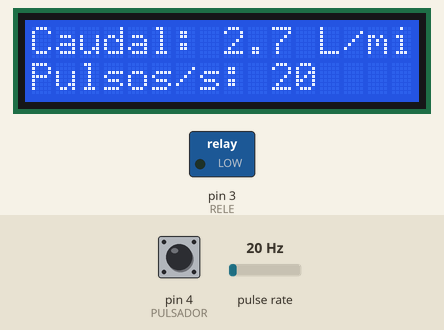
Simulated run of this program. Board: Arduino Mega 2560, built with avr-gcc and run on an emulated ATmega2560. Parts: 16×2 character LCD, switched loads named in the program (green lamp = pin HIGH). Wiring (inferred from the names in the program): pulse sensor: data pin 2. The test bench sets the inputs (shaded band); at power-on: pin 4 (PULSADOR) HIGH, pulse rate 20 Hz. What the program prints to the serial monitor is not drawn.

Above: at 2.7 s.
2.8 s: pin 4 (PULSADOR) pulled LOW for 0.15 s
At 4.0 s:
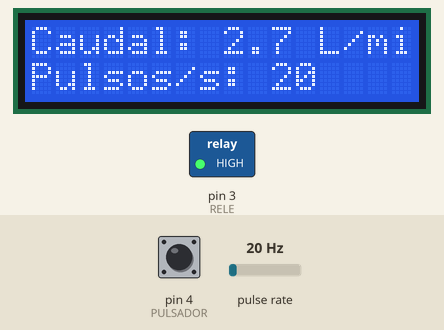
4.4 s: pulse rate (sensor on pin 2) set to 4 Hz
At 5.4 s:
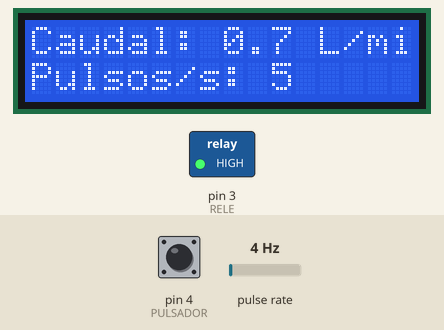
6.3 s: pulse rate (sensor on pin 2) set to 50 Hz
At 8.4 s:
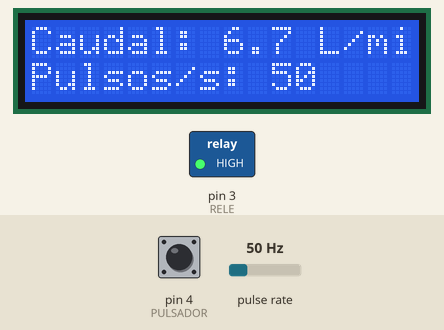
8.7 s: pulse rate (sensor on pin 2) set to 14 Hz
At 9.04 s:
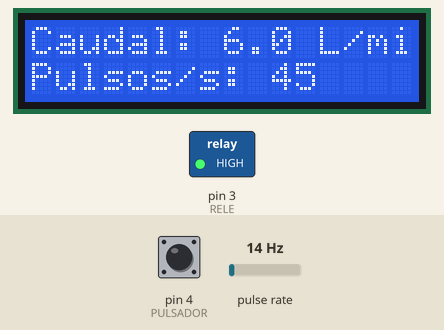
10.3 s: pin 4 (PULSADOR) pulled LOW for 1 s
At 12.6 s:
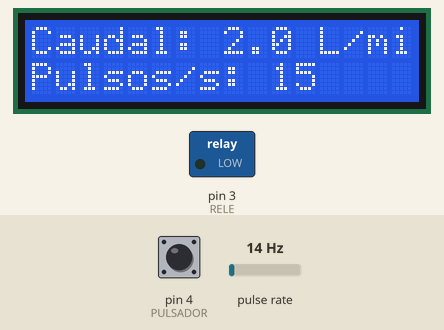
14.3 s: pulse rate (sensor on pin 2) set to 100 Hz
At 15.4 s:
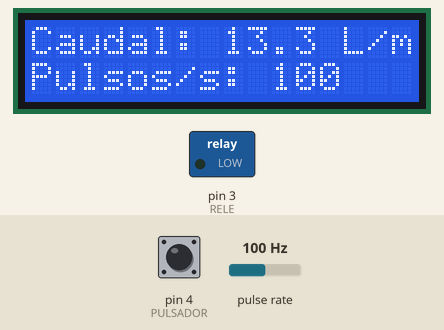
Timing chart, 0 to 17.3 s (numbered marks = the images above; inputs shaded):
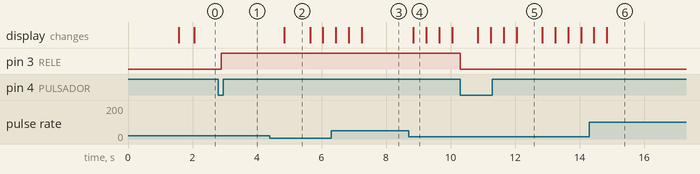

Measured:
- after the input at 2.8 s, pin 3 (RELE): LOW → HIGH after 0.09 s
- after the input at 4.4 s, the display: changes after 0.45 s (image 2)
- after the input at 6.3 s, the display: first differs from a run without the input after 0.55 s (image 3 shows a later state)
- after the input at 8.7 s, the display: changes after 0.15 s (image 4)
- after the input at 10.3 s, pin 3 (RELE): HIGH → LOW at once
- after the input at 14.3 s, the display: first changes after 0.15 s (image 6 shows a later state)
- what the display in image 2 shows lasts 0.8 s, from 4.8 s to 5.6 s

The program:

main.cpp
```cpp
#include <Arduino.h>
#include <Wire.h>
#include <LiquidCrystal_I2C.h>
#include <avr/wdt.h>

// Los módulos I2C para LCD traen el expansor PCF8574 (direcciones 0x20-0x27)
// o PCF8574A (0x38-0x3F) según el lote; se escanea todo ese rango en vez de
// asumir 0x27 fijo (causa típica de "la LCD no muestra nada" o se queda en
// recuadros en blanco sin inicializar: dirección equivocada).
LiquidCrystal_I2C* lcd = nullptr;

uint8_t detectarDireccionLCD() {
  for (uint8_t addr = 0x20; addr <= 0x27; addr++) {
    Wire.beginTransmission(addr);
    if (Wire.endTransmission() == 0) return addr;
  }
  for (uint8_t addr = 0x38; addr <= 0x3F; addr++) {
    Wire.beginTransmission(addr);
    if (Wire.endTransmission() == 0) return addr;
  }
  return 0x00; // ningún dispositivo respondió: problema de cableado/alimentación, no de dirección
}

const byte SENSOR = 2;
const byte RELE = 3;
const byte PULSADOR = 4;   // pulsador entre pin 4 y GND

// Calibración del sensor (pulsos por litro)
const float PULSOS_POR_LITRO = 450.0;

// Umbrales de caudal en L/min (ajústalos a tu instalación).
// El YF-S201 mide bien entre ~1 y 30 L/min. 5/12 (original) hacía que casi
// cualquier flujo bajo ya marcara MEDIO/FUERTE; 10/20 (segundo intento) se
// pasó al otro lado y con flujo normal se quedaba en DEBIL. Punto medio: 7/16.
const float UMBRAL_MEDIO  = 7.0;    // por debajo = DEBIL
const float UMBRAL_FUERTE = 16.0;   // por encima = FUERTE

// Ventana de medición en ms. Antes 1000ms: recalculaba una vez por segundo,
// lo que se sentía lento al abrir/cerrar el agua. Con 400ms reacciona más
// rápido a costa de un poco más de ruido entre lecturas.
const unsigned long VENTANA = 400;

volatile unsigned long pulsos = 0;
volatile unsigned long ultimoPulsoMicros = 0;

// Filtra ruido eléctrico/rebote en la señal del sensor de flujo: a la
// velocidad máxima real del YF-S201 (~30 L/min) un pulso legítimo llega
// cada ~4.4 ms; cualquier pulso más rápido que esto es ruido, no agua.
const unsigned long PULSO_MIN_INTERVALO_US = 1000;

// Mínimo de pulsos por ventana para no confundir ruido residual con flujo
// real. Se mantiene igual en pulsos/segundo que antes (3 en 1000ms) pero
// ajustado a la ventana más corta de 400ms.
const unsigned long PULSOS_MIN_VALIDOS = 2;

unsigned long tiempoVentana = 0;
float caudal = 0.0;   // L/min

// Estado del relé y antirrebote del pulsador
bool releEncendido = false;
bool estadoAnterior = HIGH;
unsigned long tiempoRebote = 0;
const unsigned long REBOTE = 50;

// Prototipos (obligatorios en .cpp; en .ino se generaban automáticamente)
void lcdLinea(uint8_t fila, String texto);
void contarPulsos();

void setup() {
  wdt_disable(); // por si el reinicio anterior lo dejó activo, evita un bucle de reinicios

  Serial.begin(9600);

  Wire.begin();
  // Sin esto, un cuelgue del bus I2C (ruido eléctrico, cable suelto) deja a
  // Wire.endTransmission() esperando para siempre y congela todo el sketch
  // -incluido el envío por Serial-, que es justo el síntoma de "deja de
  // mandar datos y no se recupera solo". Con el timeout, el bus se resetea
  // en vez de bloquear.
  Wire.setWireTimeout(3000, true);
  uint8_t direccionLCD = detectarDireccionLCD();
  if (direccionLCD == 0x00) {
    Serial.println("LCD I2C: ningun dispositivo respondio en el bus (revisar cableado SDA/SCL/VCC/GND del modulo)");
    direccionLCD = 0x27; // se sigue con la más común para no dejar el puntero nulo
  } else {
    Serial.print("LCD I2C detectada en 0x");
    Serial.println(direccionLCD, HEX);
  }
  lcd = new LiquidCrystal_I2C(direccionLCD, 20, 4);
  lcd->init();
  lcd->backlight();

  lcd->setCursor(2, 0);
  lcd->print("ELECTROALL");
  delay(1500);
  lcd->clear();

  pinMode(SENSOR, INPUT_PULLUP);
  pinMode(PULSADOR, INPUT_PULLUP);

  pinMode(RELE, OUTPUT);
  digitalWrite(RELE, LOW);

  attachInterrupt(digitalPinToInterrupt(SENSOR), contarPulsos, RISING);

  tiempoVentana = millis();

  // Red de seguridad: si loop() se llega a colgar por cualquier motivo
  // (I2C, lo que sea) y no se llama a wdt_reset() en 4s, el watchdog
  // reinicia la placa solo en vez de quedarse muerta hasta desenchufarla.
  wdt_enable(WDTO_4S);
}

void loop() {
  wdt_reset();

  // --- Lectura del pulsador (toggle con antirrebote) ---
  bool lectura = digitalRead(PULSADOR);

  // Flanco de bajada: el botón pasa de suelto (HIGH) a presionado (LOW)
  if (lectura == LOW && estadoAnterior == HIGH && (millis() - tiempoRebote) > REBOTE) {
    releEncendido = !releEncendido;
    digitalWrite(RELE, releEncendido ? HIGH : LOW);
    tiempoRebote = millis();
  }
  estadoAnterior = lectura;

  // --- Medición de caudal cada ventana ---
  if (millis() - tiempoVentana >= VENTANA) {

    // Lectura segura del contador
    noInterrupts();
    unsigned long pulsosVentana = pulsos;
    pulsos = 0;
    interrupts();

    tiempoVentana = millis();

    // Muy pocos pulsos en la ventana = ruido residual, no flujo real.
    if (pulsosVentana < PULSOS_MIN_VALIDOS) pulsosVentana = 0;

    // Litros en la ventana -> caudal en L/min
    float litrosVentana = pulsosVentana / PULSOS_POR_LITRO;
    caudal = litrosVentana * (60000.0 / VENTANA);

    // Clasificación del caudal
    String estado;

    if (caudal < 0.3) {
      estado = "SIN FLUJO";
    } else if (caudal < UMBRAL_MEDIO) {
      estado = "DEBIL";
    } else if (caudal < UMBRAL_FUERTE) {
      estado = "MEDIO";
    } else {
      estado = "FUERTE";
    }

    // LCD
    lcdLinea(0, "Caudal: " + String(caudal, 1) + " L/min");
    lcdLinea(1, "Estado: " + estado);
    lcdLinea(2, "Rele:   " + String(releEncendido ? "ON" : "OFF"));
    lcdLinea(3, "Pulsos/s: " + String((int)(pulsosVentana * 1000.0 / VENTANA)));

    // Monitor Serie (lectura humana)
    Serial.print("Caudal: ");
    Serial.print(caudal, 2);
    Serial.print(" L/min   Estado: ");
    Serial.print(estado);
    Serial.print("   Rele: ");
    Serial.println(releEncendido ? "ON" : "OFF");

    // Línea de datos estructurada (JSON) para que la app la lea de forma confiable.
    // Prefijo "DATA:" para que el puente en la PC la distinga de cualquier otro texto.
    Serial.print("DATA:{\"caudal\":");
    Serial.print(caudal, 2);
    Serial.print(",\"estado\":\"");
    Serial.print(estado);
    Serial.print("\",\"rele\":");
    Serial.print(releEncendido ? "true" : "false");
    Serial.println("}");
  }
}

// Imprime una línea de 20 caracteres exactos (rellena con espacios)
void lcdLinea(uint8_t fila, String texto) {
  while (texto.length() < 20) texto += " ";
  if (texto.length() > 20) texto = texto.substring(0, 20);
  lcd->setCursor(0, fila);
  lcd->print(texto);
}

void contarPulsos() {
  unsigned long ahora = micros();
  if (ahora - ultimoPulsoMicros < PULSO_MIN_INTERVALO_US) return; // demasiado rápido: ruido, no agua
  ultimoPulsoMicros = ahora;
  pulsos++;
}
```
